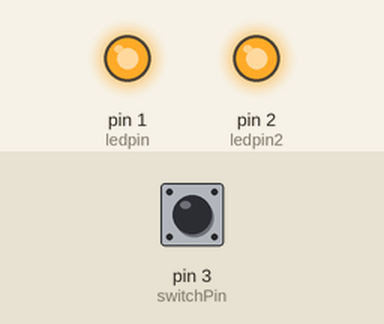
Bench run of a sketch on a simulated Arduino Uno, built with avr-gcc and run on an emulated ATmega328P. Parts: output pins drawn as LEDs (lit = HIGH). The test bench sets the inputs (shaded band); at power-on: pin 3 (switchPin) LOW.

Above: at 0.1 s.
Timing chart, 0 to 1.6 s (numbered marks = the images above):
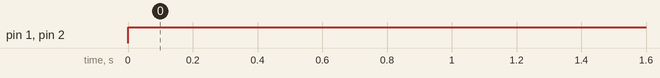

The sketch:

sketch_dec15a.ino
```cpp
int ledpin = 1;
int ledpin2 = 2;
int switchPin = 3;

void setup() {
  // put your setup code here, to run once:
  pinMode(ledpin,OUTPUT);
  pinMode(ledpin2,OUTPUT);
}

void loop() {
  // put your main code here, to run repeatedly:
  int a = digitalRead(switchPin);
  if (a == 1){
    digitalWrite(ledpin,"TRUE");
    digitalWrite(ledpin2,"FALSE");
  }
  else{
    digitalWrite(ledpin,"FALSE");
    digitalWrite(ledpin2,"TRUE");
  }
}
```

Measured:
- by itself, pin 1 (ledpin), pin 2 (ledpin2): LOW → HIGH at 0.00 s
